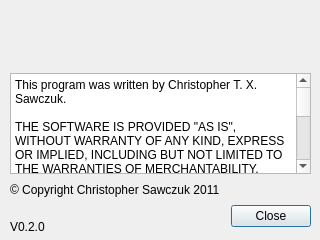
<?xml version="1.0" encoding="UTF-8"?>
<ui version="4.0">
 <class>AboutDialog</class>
 <widget class="QDialog" name="AboutDialog">
  <property name="geometry">
   <rect>
    <x>0</x>
    <y>0</y>
    <width>320</width>
    <height>240</height>
   </rect>
  </property>
  <property name="minimumSize">
   <size>
    <width>320</width>
    <height>240</height>
   </size>
  </property>
  <property name="maximumSize">
   <size>
    <width>320</width>
    <height>240</height>
   </size>
  </property>
  <property name="windowTitle">
   <string>About Host://Manager</string>
  </property>
  <property name="windowIcon">
   <iconset resource="gfx.qrc">
    <normaloff>:/icons/res/icon.png</normaloff>:/icons/res/icon.png</iconset>
  </property>
  <widget class="QDialogButtonBox" name="buttonBox">
   <property name="geometry">
    <rect>
     <x>10</x>
     <y>200</y>
     <width>301</width>
     <height>32</height>
    </rect>
   </property>
   <property name="orientation">
    <enum>Qt::Horizontal</enum>
   </property>
   <property name="standardButtons">
    <set>QDialogButtonBox::Close</set>
   </property>
  </widget>
  <widget class="QLabel" name="label">
   <property name="geometry">
    <rect>
     <x>10</x>
     <y>10</y>
     <width>301</width>
     <height>61</height>
    </rect>
   </property>
   <property name="autoFillBackground">
    <bool>false</bool>
   </property>
   <property name="styleSheet">
    <string notr="true">QLabel
{
background-image:url(':/images/res/about.png');
}</string>
   </property>
   <property name="text">
    <string/>
   </property>
  </widget>
  <widget class="QPlainTextEdit" name="plainTextEdit">
   <property name="geometry">
    <rect>
     <x>10</x>
     <y>73</y>
     <width>301</width>
     <height>101</height>
    </rect>
   </property>
   <property name="plainText">
    <string>This program was written by Christopher T. X. Sawczuk.

THE SOFTWARE IS PROVIDED &quot;AS IS&quot;, WITHOUT WARRANTY OF ANY KIND, EXPRESS OR IMPLIED, INCLUDING BUT NOT LIMITED TO THE WARRANTIES OF MERCHANTABILITY,
FITNESS FOR A PARTICULAR PURPOSE AND NONINFRINGEMENT. IN NO EVENT SHALL THE
AUTHORS OR COPYRIGHT HOLDERS BE LIABLE FOR ANY CLAIM, DAMAGES OR OTHER
LIABILITY, WHETHER IN AN ACTION OF CONTRACT, TORT OR OTHERWISE, ARISING FROM, OUT OF OR IN CONNECTION WITH THE SOFTWARE OR THE USE OR OTHER DEALINGS IN THE SOFTWARE.</string>
   </property>
  </widget>
  <widget class="QLabel" name="label_2">
   <property name="geometry">
    <rect>
     <x>10</x>
     <y>180</y>
     <width>301</width>
     <height>20</height>
    </rect>
   </property>
   <property name="text">
    <string>© Copyright Christopher Sawczuk 2011</string>
   </property>
  </widget>
  <widget class="QLabel" name="label_3">
   <property name="geometry">
    <rect>
     <x>10</x>
     <y>220</y>
     <width>46</width>
     <height>13</height>
    </rect>
   </property>
   <property name="text">
    <string>V0.2.0</string>
   </property>
  </widget>
 </widget>
 <resources>
  <include location="gfx.qrc"/>
 </resources>
 <connections>
  <connection>
   <sender>buttonBox</sender>
   <signal>accepted()</signal>
   <receiver>AboutDialog</receiver>
   <slot>accept()</slot>
   <hints>
    <hint type="sourcelabel">
     <x>248</x>
     <y>254</y>
    </hint>
    <hint type="destinationlabel">
     <x>157</x>
     <y>274</y>
    </hint>
   </hints>
  </connection>
  <connection>
   <sender>buttonBox</sender>
   <signal>rejected()</signal>
   <receiver>AboutDialog</receiver>
   <slot>reject()</slot>
   <hints>
    <hint type="sourcelabel">
     <x>316</x>
     <y>260</y>
    </hint>
    <hint type="destinationlabel">
     <x>286</x>
     <y>274</y>
    </hint>
   </hints>
  </connection>
 </connections>
</ui>
